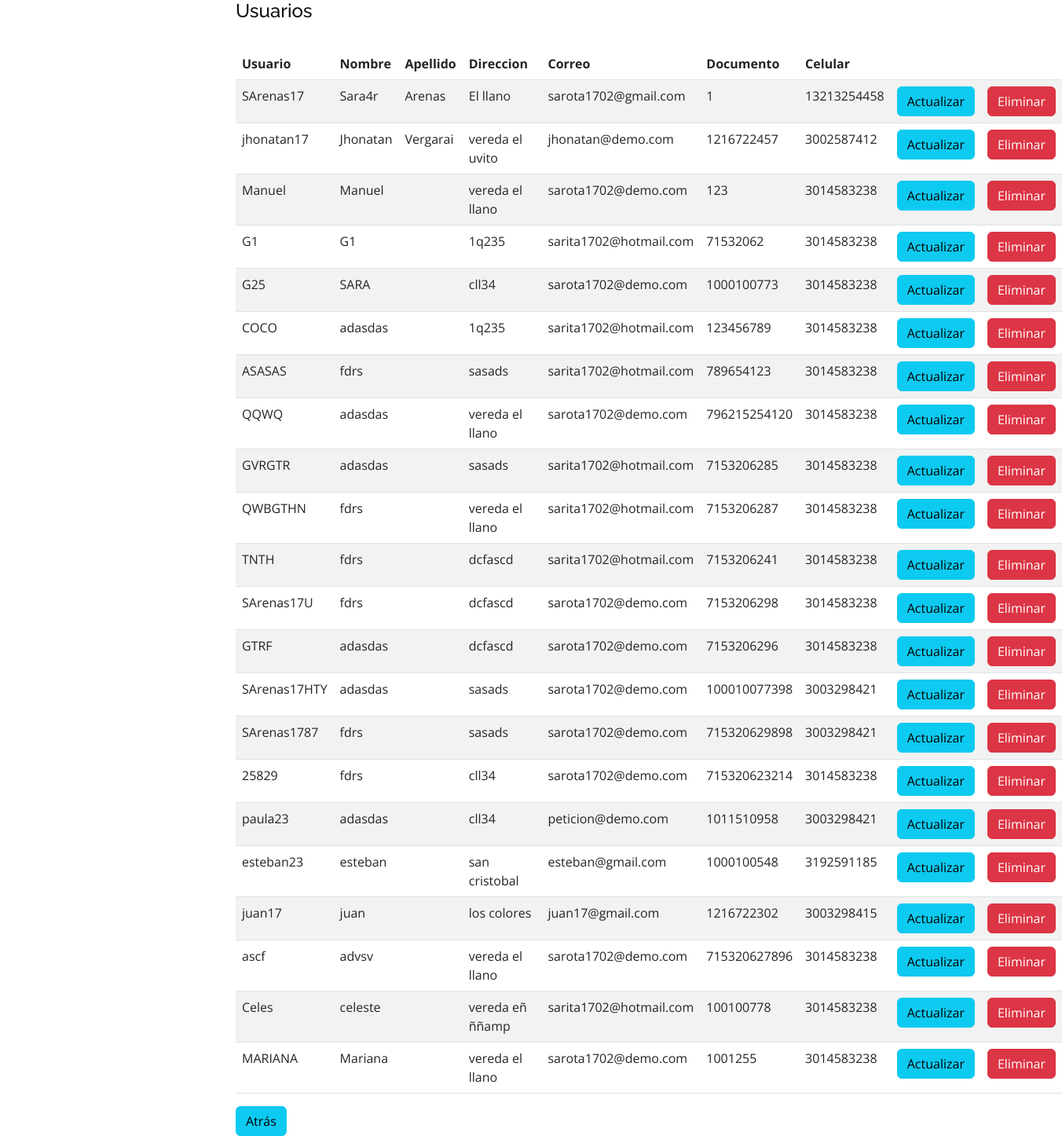
The page /verU/ (signed in) on the database as committed earlier.
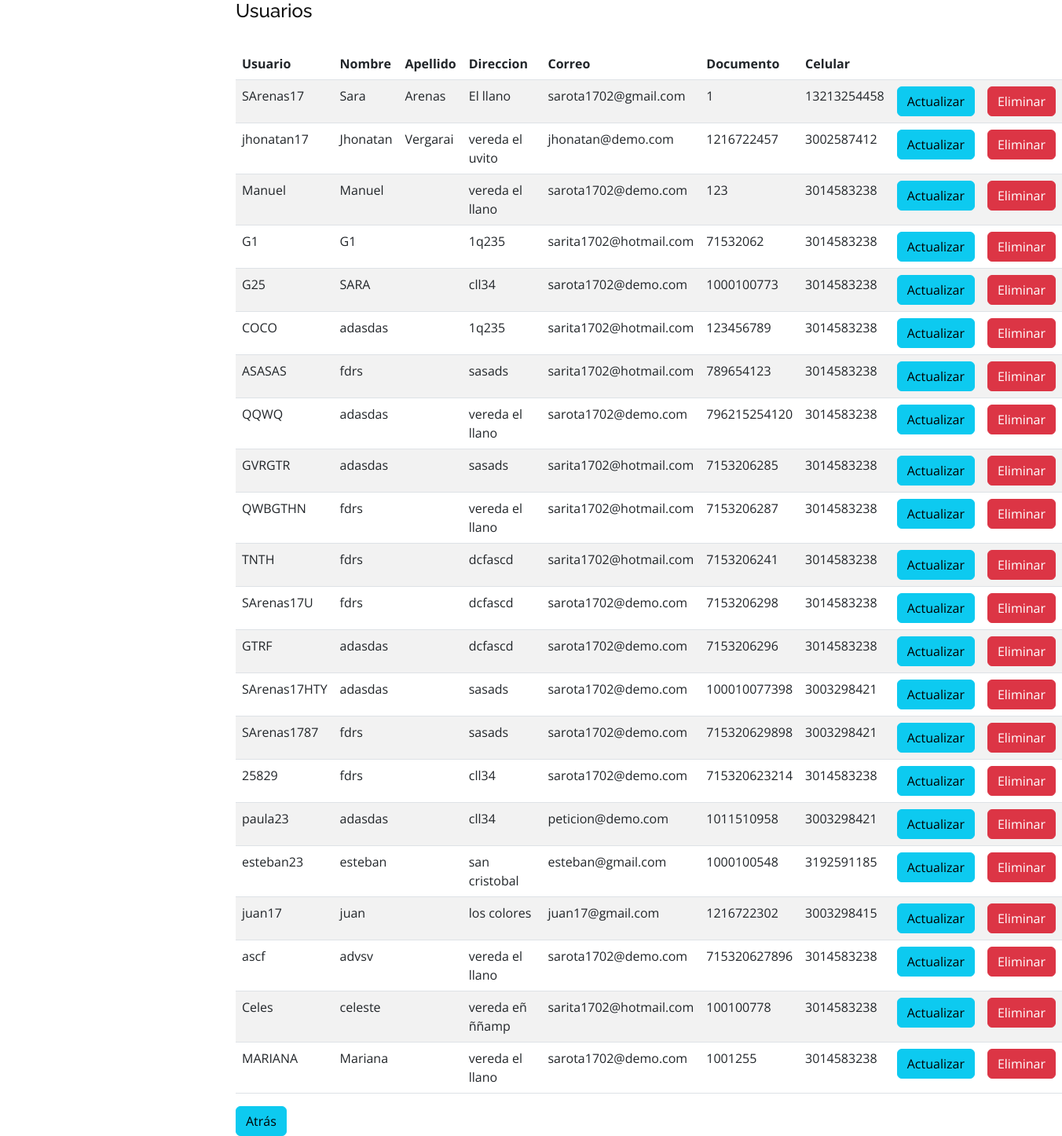
The same page on the database as committed later.
### servigou/models.py (models this page shows, shortened)
class User(AbstractUser):
    documento = models.IntegerField(unique=True, null=True, blank=False)
    celular = models.IntegerField(null=True, blank=False)
    direccion = models.CharField(max_length=20, null=True, blank=False)

### servigou/views.py (the view)
# urls.py: path('verU/', views.verU, name='verU'),
@login_required(login_url='login')
def verU(request):
    usuario = User.objects.all()
    return render(request, 'Usuario/verU.html', {'usuario': usuario})

### templates/Usuario/verU.html (shortened to what this page needs)
{% extends 'layout/base2.html' %}
{% load static %}
{% block contenido %}
<h4>Usuarios</h4><br>
    <table class="table table-striped">
        <thead>
            <tr>
                <th>Usuario</th>
                <th>Nombre</th>
                <th>Apellido</th>
                <th>Direccion</th>
                <th>Correo</th>
                <th>Documento</th>
                <th>Celular</th>
                <th></th>
                <th></th>
            </tr>
        </thead>
        <tbody>
            {% for c in usuario %}
            <tr>
                <td>{{ c.username }}</td>
                <td>{{ c.first_name }}</td>
                <td>{{ c.last_name}}</td>
                <td>{{ c.direccion}}</td>
                <td>{{ c.email }}</td>
                <td>{{ c.documento }}</td>
                <td>{{ c.celular }}</td>
                <td><a href="{% url 'actualizarU' id=c.id %}" class="btn btn-info">Actualizar</a></td>
                <td> <a onclick = "borrar('{{c.id}}')" class="btn btn-danger ">Eliminar</a></td>
            </tr>
            {% endfor %}
        </tbody>
    </table>
    <a href="{% url 'index' %}" class="btn btn-info">Atrás</a>
    {% endblock  %}

Rows that differ between the two databases and show on the page:
changed User "SArenas17": first_name "Sara4r" → "Sara"
